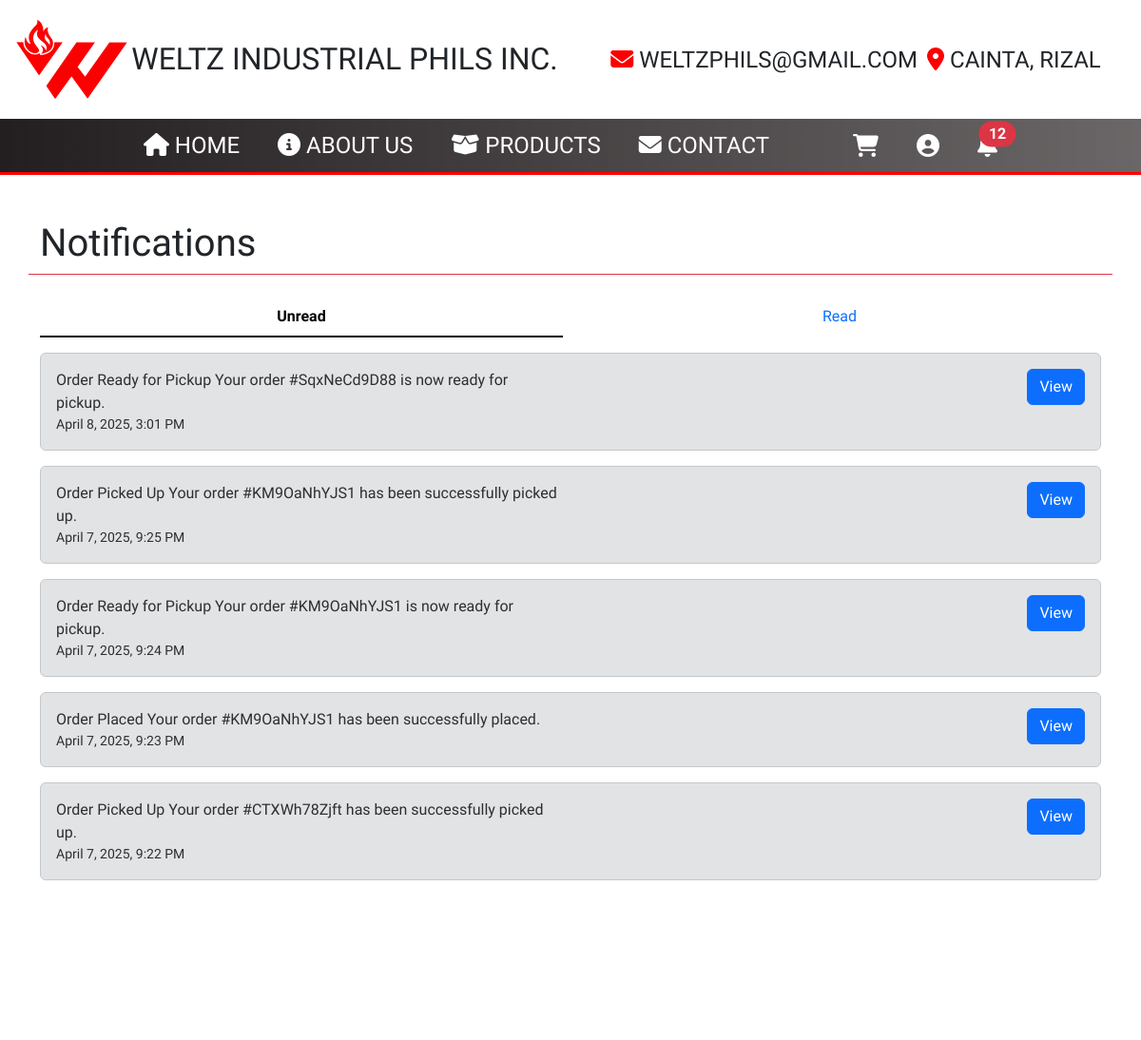
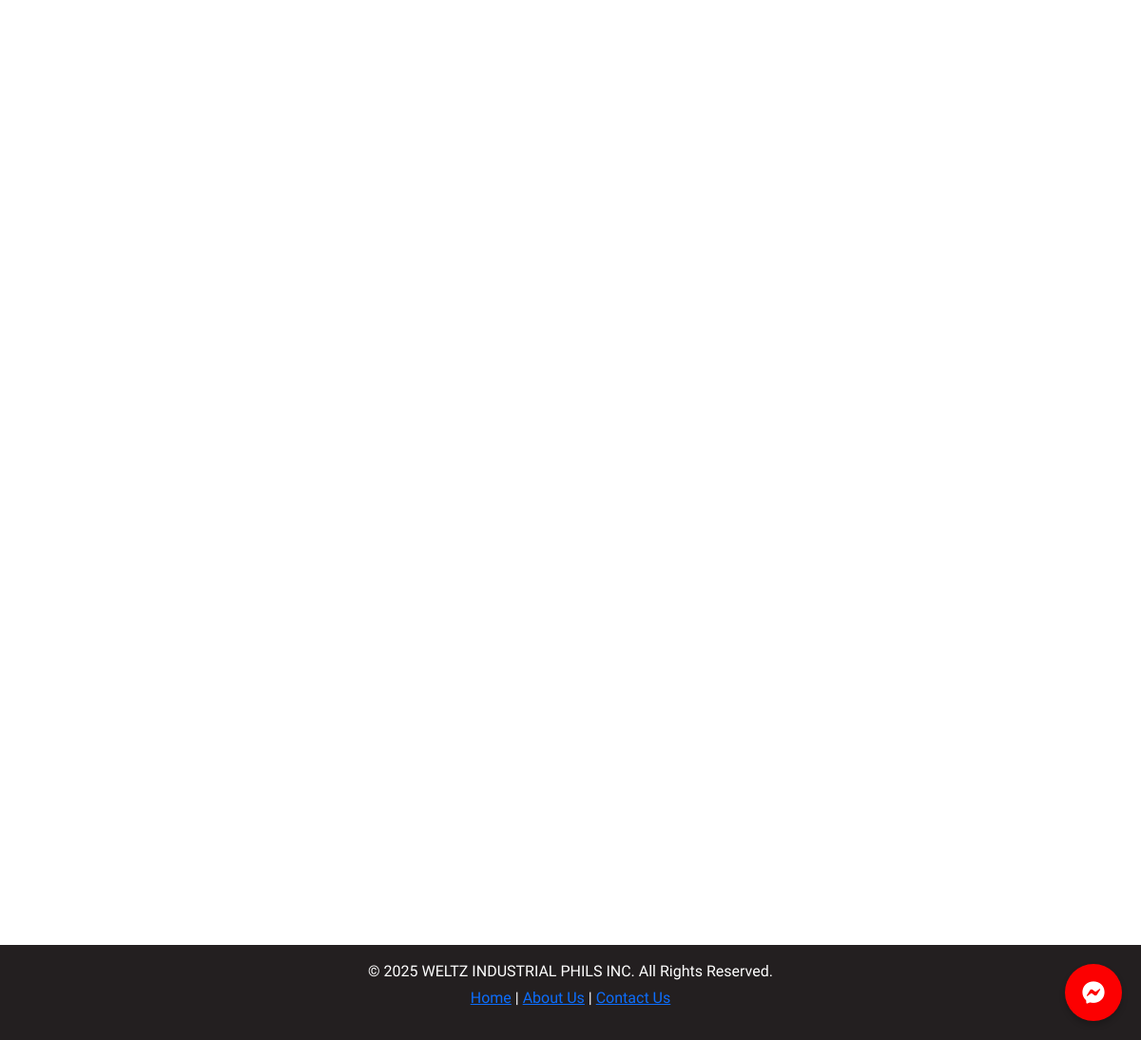
Page /src/Home.php?page=notifs (signed in) on the committed database (2 pictures, top to bottom).
### tables this page shows
CREATE TABLE `notifs_tbl` (
  `notifID` int(11) NOT NULL AUTO_INCREMENT,
  `userID` int(11) DEFAULT NULL,
  `notifName` varchar(50) NOT NULL,
  `notifMessage` text NOT NULL,
  `statusID` int(11) DEFAULT 9,
  `notifType` varchar(50) NOT NULL,
  `createdAt` datetime NOT NULL DEFAULT current_timestamp(),
  `updatedAt` datetime NOT NULL DEFAULT current_timestamp(),
  PRIMARY KEY (`notifID`),
  KEY `notifStatusFK` (`statusID`),
  KEY `notifUserFK` (`userID`),
  CONSTRAINT `notifStatusFK` FOREIGN KEY (`statusID`) REFERENCES `statuses_tbl` (`statusID`) ON DELETE SET NULL ON UPDATE NO ACTION,
  CONSTRAINT `notifUserFK` FOREIGN KEY (`userID`) REFERENCES `users_tbl` (`userID`) ON DELETE SET NULL ON UPDATE NO ACTION
);

### src/customerPages/notifsPage.php (the view, shortened to what this page needs)
<?php
if (isset($_SESSION['userID'])) {
    $userID = $_SESSION['userID'];
    require_once 'weltz_dbconnect.php';
?>
    <div class="container mt-5 vh-100">
        <div class="row mb-4 border-bottom border-danger">
            <div class="col-md-9">
                <h1 class="fs-1">Notifications</h1>
            </div>
        </div>
        <ul class="nav nav-underline nav-justified mb-3" id="notifTabs" role="tablist">
            <li class="nav-item"><a class="nav-link active" id="unread-tab" data-bs-toggle="tab" href="#unread" role="tab">Unread</a></li>
            <li class="nav-item"><a class="nav-link" id="read-tab" data-bs-toggle="tab" href="#read" role="tab">Read</a></li>
        </ul>
        <div class="tab-content" id="notifTabsContent">
            <?php
            foreach ([9 => 'unread', 8 => 'read'] as $status => $tab) {
            ?>
                <div class="tab-pane fade <?php echo $status == 9 ? ' show active' : '' ?>" id="<?php echo $tab ?>" role="tabpanel">
                    <div class="notifications-container" style="height: 560px; overflow-y: auto;">
                        <?php
                        $selectNotifsSQL = "SELECT notifID, notifName, notifMessage, notifType, createdAt
                        FROM notifs_tbl
                        WHERE userID = '$userID' AND statusID = '$status'
                        ORDER BY createdAt DESC";
                        $notifsSQLResult = $conn->query($selectNotifsSQL);
                        if ($notifsSQLResult->num_rows > 0) {
                            while ($row = $notifsSQLResult->fetch_assoc()) {
                        ?>
                                <div class="alert alert-secondary" role="alert">
                                    <div class="row">
                                        <div class="col">
                                            <div class="row">
                                                <div class="col">
                                                    <strong><?php echo htmlspecialchars($row['notifName']) ?></strong> <?php echo htmlspecialchars($row['notifMessage']) ?>
                                                </div>
                                            </div>
                                            <div class="row">
                                                <small><?php echo htmlspecialchars(date("F j, Y, g:i A", strtotime($row['createdAt']))) ?></small>
                                            </div>
                                        </div>
                                        <div class="col text-end">
                                            <a href="?page=userProfile&tab=userOrders" class="btn btn-primary view-notif" data-notif-id="<?php echo $row['notifID']; ?>">View</a>
                                        </div>
                                    </div>
                                </div>
                            <?php
                            }
                        } else {
                            ?>
                            <div class="alert alert-secondary" role="alert">No notifications available.</div>
                        <?php
                        }
                        ?>
                    </div>
                </div>
            <?php
            }
            ?>
        </div>
    </div>
<?php
}
?>

### src/styles.css (style rules this page uses)
* { padding: 0; margin: 0; font-family: "Oswald", sans-serif; font-family: "Oswald", sans-serif; font-optical-sizing: auto; font-weight: 300; font-style: normal; }
html { scroll-behavior: smooth; }
body { background-color: white; color: #231f20; }

### rows in the picture
notifs_tbl: notifName "Order Ready for Pickup", notifMessage "Your order #SqxNeCd9D88 is now ready for pickup.", createdAt "April 8, 2025, 3:01 PM"
notifs_tbl: notifName "Order Picked Up", notifMessage "Your order #KM9OaNhYJS1 has been successfully picked up.", createdAt "April 7, 2025, 9:25 PM"
notifs_tbl: notifName "Order Ready for Pickup", notifMessage "Your order #KM9OaNhYJS1 is now ready for pickup.", createdAt "April 7, 2025, 9:24 PM"
notifs_tbl: notifName "Order Placed", notifMessage "Your order #KM9OaNhYJS1 has been successfully placed.", createdAt "April 7, 2025, 9:23 PM"
notifs_tbl: notifName "Order Picked Up", notifMessage "Your order #CTXWh78Zjft has been successfully picked up.", createdAt "April 7, 2025, 9:22 PM"

### other values in the picture
$unreadCount "12"
